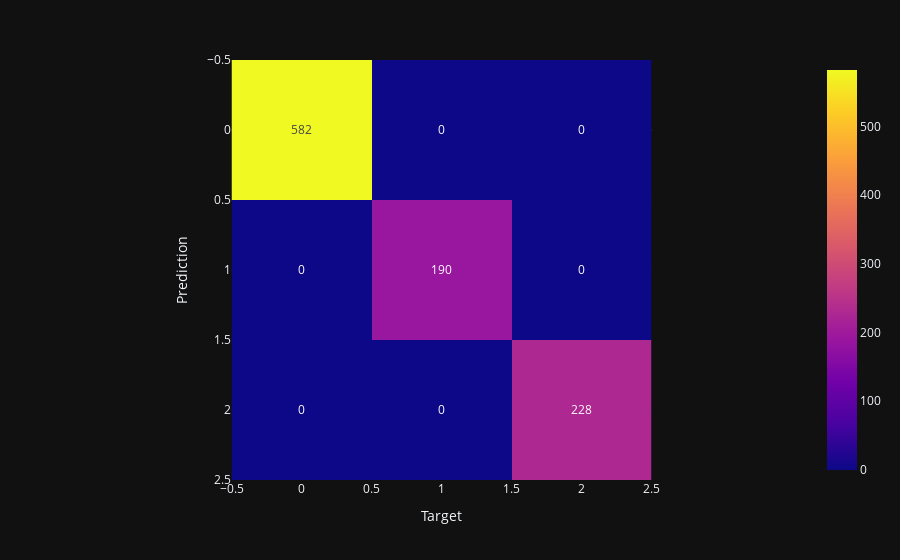

Notebook code cell kept with this figure:
### Code cell
@score_for('CatBoosting CPU', 'train')
@time_for('CatBoosting CPU', 'train')
def train_cat_cpu():
    return f1_score(cat_cpu_y_train, y_train, average='macro')

print(
    "F1-мера для тренировочных данных с помощью "
    "CatBoostClassifier на CPU:", train_cat_cpu(),
)
draw_conf_matrix(y_train, cat_cpu_y_train)

### Figure 1 — Plotly figure (JSON) as saved in the notebook; plotly's stock layout.template omitted (floating-point values rounded to 4 significant figures)
{"data": [{"coloraxis": "coloraxis", "hovertemplate": "x: %{x}<br>y: %{y}<br>color: %{z}<extra></extra>", "name": "0", "texttemplate": "%{z}", "type": "heatmap", "xaxis": "x", "yaxis": "y", "z": [[582, 0, 0], [0, 190, 0], [0, 0, 228]]}], "layout": {"coloraxis": {"colorscale": [[0, "#0d0887"], [0.1111, "#46039f"], [0.2222, "#7201a8"], [0.3333, "#9c179e"], [0.4444, "#bd3786"], [0.5556, "#d8576b"], [0.6667, "#ed7953"], [0.7778, "#fb9f3a"], [0.8889, "#fdca26"], [1, "#f0f921"]]}, "margin": {"t": 60}, "xaxis": {"anchor": "y", "constrain": "domain", "domain": [0, 1], "scaleanchor": "y", "title": {"text": "Target"}}, "yaxis": {"anchor": "x", "autorange": "reversed", "constrain": "domain", "domain": [0, 1], "title": {"text": "Prediction"}}}}
